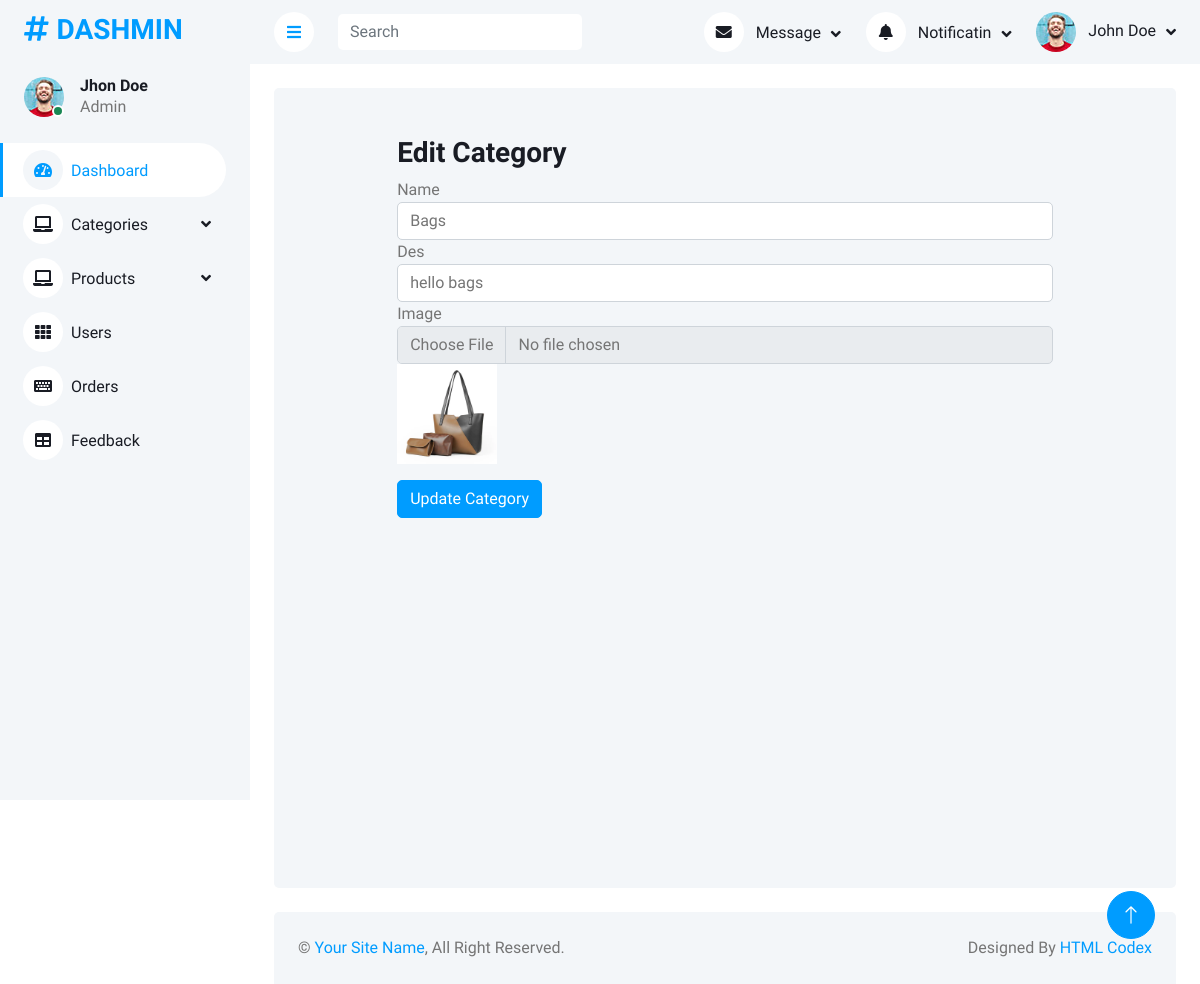
/adminPanel/editCategory.php?id=2, run on the app's committed database.
### tables this page shows
CREATE TABLE `categories` (
  `id` int(11) NOT NULL,
  `name` varchar(200) NOT NULL,
  `des` varchar(200) NOT NULL,
  `image` varchar(200) NOT NULL
);

### adminPanel/editCategory.php (the view)
<?php
include('query.php');
include('header.php');
?>
<?php
if(isset($_GET['id'])){
    $id = $_GET['id'];
    $query =  $pdo->prepare("select * from categories where id = :cId");
    $query->bindParam('cId',$id);
    $query->execute();
    $singleCategory = $query->fetch(PDO::FETCH_ASSOC);
}
?>
       <div class="container-fluid pt-4 px-4">
                <div class="row vh-100 bg-light rounded  justify-content-center mx-0">
                    <div class="col-md-10 p-5">
                        <h3>Edit Category</h3>
                        <form action="" method="post" enctype="multipart/form-data">
                                <div class="form-group">
                                  <label for="">Name</label>
                                  <input type="text" value="<?php echo  $singleCategory['name']?>" name="cName" id="" class="form-control" placeholder="" aria-describedby="helpId">
                                </div>
                                <div class="form-group">
                                  <label for="">Des</label>
                                  <input type="text" value="<?php echo  $singleCategory['des']?>" name="cDes" id="" class="form-control" placeholder="" aria-describedby="helpId">
                                </div>
                                <div class="form-group">
                                  <label for="">Image</label>
                                  <input type="file" name="cImage" id="" class="form-control" placeholder="" aria-describedby="helpId">
                                  <img src="img/<?php echo  $singleCategory['image']?>" height="100px" alt="">
                                </div>
                                <button name="editCategory" type="submit" class="btn btn-primary mt-3">Update Category</button>
                        </form>
                    </div>
                </div>
            </div>
<?php
include('footer.php');
?>

### adminPanel/css/style.css (style rules this page uses)
:root { --primary: #009CFF; --light: #F3F6F9; --dark: #191C24; }
.btn { transition: .5s; }
.btn.btn-primary { color: #FFFFFF; }

### data on the page
categories: cName "Bags", cDes "hello bags", image (picture)
